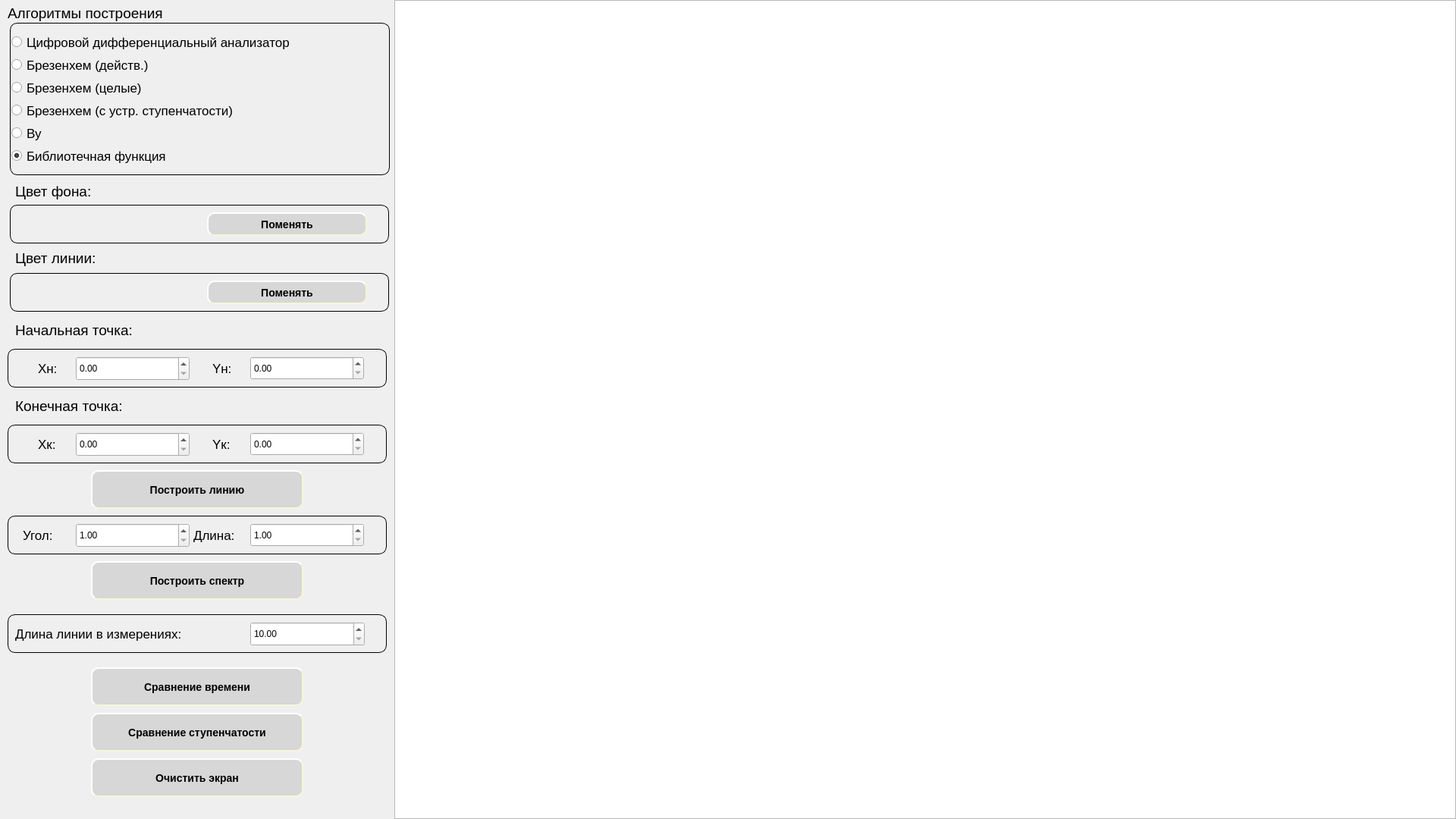
<?xml version="1.0" encoding="UTF-8"?>
<ui version="4.0">
 <class>MainWindow</class>
 <widget class="QMainWindow" name="MainWindow">
  <property name="geometry">
   <rect>
    <x>0</x>
    <y>0</y>
    <width>1920</width>
    <height>1080</height>
   </rect>
  </property>
  <property name="windowTitle">
   <string>MainWindow</string>
  </property>
  <widget class="QWidget" name="centralwidget">
   <widget class="QGroupBox" name="groupBox">
    <property name="geometry">
     <rect>
      <x>13</x>
      <y>30</y>
      <width>501</width>
      <height>201</height>
     </rect>
    </property>
    <property name="styleSheet">
     <string notr="true">.QGroupBox{
	border: 1px solid; 
	border-radius: 10px;
}</string>
    </property>
    <property name="title">
     <string/>
    </property>
    <widget class="QRadioButton" name="radioButton">
     <property name="geometry">
      <rect>
       <x>2</x>
       <y>10</y>
       <width>500</width>
       <height>31</height>
      </rect>
     </property>
     <property name="font">
      <font>
       <pointsize>13</pointsize>
      </font>
     </property>
     <property name="text">
      <string>Цифровой дифференциальный анализатор</string>
     </property>
     <property name="checked">
      <bool>false</bool>
     </property>
    </widget>
    <widget class="QRadioButton" name="radioButton_2">
     <property name="geometry">
      <rect>
       <x>2</x>
       <y>40</y>
       <width>500</width>
       <height>31</height>
      </rect>
     </property>
     <property name="font">
      <font>
       <pointsize>13</pointsize>
      </font>
     </property>
     <property name="text">
      <string>Брезенхем (действ.)</string>
     </property>
    </widget>
    <widget class="QRadioButton" name="radioButton_3">
     <property name="geometry">
      <rect>
       <x>2</x>
       <y>70</y>
       <width>500</width>
       <height>31</height>
      </rect>
     </property>
     <property name="font">
      <font>
       <pointsize>13</pointsize>
      </font>
     </property>
     <property name="text">
      <string>Брезенхем (целые)</string>
     </property>
    </widget>
    <widget class="QRadioButton" name="radioButton_4">
     <property name="geometry">
      <rect>
       <x>2</x>
       <y>100</y>
       <width>500</width>
       <height>31</height>
      </rect>
     </property>
     <property name="font">
      <font>
       <pointsize>13</pointsize>
      </font>
     </property>
     <property name="text">
      <string>Брезенхем (с устр. ступенчатости)</string>
     </property>
    </widget>
    <widget class="QRadioButton" name="radioButton_5">
     <property name="geometry">
      <rect>
       <x>2</x>
       <y>130</y>
       <width>500</width>
       <height>31</height>
      </rect>
     </property>
     <property name="font">
      <font>
       <pointsize>13</pointsize>
      </font>
     </property>
     <property name="text">
      <string>Ву</string>
     </property>
    </widget>
    <widget class="QRadioButton" name="radioButton_6">
     <property name="geometry">
      <rect>
       <x>2</x>
       <y>160</y>
       <width>500</width>
       <height>31</height>
      </rect>
     </property>
     <property name="font">
      <font>
       <pointsize>13</pointsize>
      </font>
     </property>
     <property name="text">
      <string>Библиотечная функция</string>
     </property>
     <property name="checked">
      <bool>true</bool>
     </property>
    </widget>
   </widget>
   <widget class="QLabel" name="label">
    <property name="geometry">
     <rect>
      <x>10</x>
      <y>2</y>
      <width>381</width>
      <height>31</height>
     </rect>
    </property>
    <property name="font">
     <font>
      <pointsize>14</pointsize>
     </font>
    </property>
    <property name="text">
     <string>Алгоритмы построения</string>
    </property>
   </widget>
   <widget class="QGraphicsView" name="graphicsView">
    <property name="geometry">
     <rect>
      <x>520</x>
      <y>0</y>
      <width>1400</width>
      <height>1080</height>
     </rect>
    </property>
   </widget>
   <widget class="QGroupBox" name="groupBox_2">
    <property name="geometry">
     <rect>
      <x>13</x>
      <y>270</y>
      <width>500</width>
      <height>51</height>
     </rect>
    </property>
    <property name="styleSheet">
     <string notr="true">.QGroupBox{
	border: 1px solid; 
	border-radius: 10px;
}
</string>
    </property>
    <property name="title">
     <string/>
    </property>
    <widget class="QWidget" name="widget_back" native="true">
     <property name="geometry">
      <rect>
       <x>10</x>
       <y>10</y>
       <width>201</width>
       <height>31</height>
      </rect>
     </property>
     <property name="autoFillBackground">
      <bool>false</bool>
     </property>
    </widget>
    <widget class="QPushButton" name="btn_back_color">
     <property name="geometry">
      <rect>
       <x>260</x>
       <y>10</y>
       <width>211</width>
       <height>31</height>
      </rect>
     </property>
     <property name="styleSheet">
      <string notr="true">QPushButton {
    background-color: rgb(215,215,215);
    border-style: outset;
    border-width: 2px;
    border-radius: 10px;
    border-color: beige;
    font: bold 14px;
    min-width: 10em;
    padding: 6px;
}
QPushButton:pressed {
    background-color: rgb(205,205,205);
    border-style: inset;
}</string>
     </property>
     <property name="text">
      <string>Поменять</string>
     </property>
    </widget>
   </widget>
   <widget class="QGroupBox" name="groupBox_4">
    <property name="geometry">
     <rect>
      <x>13</x>
      <y>360</y>
      <width>500</width>
      <height>51</height>
     </rect>
    </property>
    <property name="styleSheet">
     <string notr="true">.QGroupBox{
	border: 1px solid; 
	border-radius: 10px;
}
</string>
    </property>
    <property name="title">
     <string/>
    </property>
    <widget class="QWidget" name="widget_line" native="true">
     <property name="geometry">
      <rect>
       <x>10</x>
       <y>10</y>
       <width>201</width>
       <height>31</height>
      </rect>
     </property>
     <property name="autoFillBackground">
      <bool>false</bool>
     </property>
    </widget>
    <widget class="QPushButton" name="btn_line_color">
     <property name="geometry">
      <rect>
       <x>260</x>
       <y>10</y>
       <width>211</width>
       <height>31</height>
      </rect>
     </property>
     <property name="styleSheet">
      <string notr="true">QPushButton {
    background-color: rgb(215,215,215);
    border-style: outset;
    border-width: 2px;
    border-radius: 10px;
    border-color: beige;
    font: bold 14px;
    min-width: 10em;
    padding: 6px;
}
QPushButton:pressed {
    background-color: rgb(205,205,205);
    border-style: inset;
}</string>
     </property>
     <property name="text">
      <string>Поменять</string>
     </property>
    </widget>
   </widget>
   <widget class="QLabel" name="label_2">
    <property name="geometry">
     <rect>
      <x>20</x>
      <y>237</y>
      <width>491</width>
      <height>31</height>
     </rect>
    </property>
    <property name="font">
     <font>
      <pointsize>14</pointsize>
     </font>
    </property>
    <property name="text">
     <string>Цвет фона:</string>
    </property>
   </widget>
   <widget class="QLabel" name="label_3">
    <property name="geometry">
     <rect>
      <x>20</x>
      <y>325</y>
      <width>491</width>
      <height>31</height>
     </rect>
    </property>
    <property name="font">
     <font>
      <pointsize>14</pointsize>
     </font>
    </property>
    <property name="text">
     <string>Цвет линии:</string>
    </property>
   </widget>
   <widget class="QGroupBox" name="groupBox_3">
    <property name="geometry">
     <rect>
      <x>10</x>
      <y>460</y>
      <width>500</width>
      <height>51</height>
     </rect>
    </property>
    <property name="styleSheet">
     <string notr="true">.QGroupBox{
	border: 1px solid; 
	border-radius: 10px;
}
</string>
    </property>
    <property name="title">
     <string/>
    </property>
    <widget class="QDoubleSpinBox" name="y_start">
     <property name="geometry">
      <rect>
       <x>320</x>
       <y>10</y>
       <width>150</width>
       <height>31</height>
      </rect>
     </property>
     <property name="minimum">
      <double>0.000000000000000</double>
     </property>
     <property name="maximum">
      <double>1080.000000000000000</double>
     </property>
    </widget>
    <widget class="QDoubleSpinBox" name="x_start">
     <property name="geometry">
      <rect>
       <x>90</x>
       <y>10</y>
       <width>150</width>
       <height>32</height>
      </rect>
     </property>
     <property name="maximum">
      <double>1400.000000000000000</double>
     </property>
    </widget>
    <widget class="QLabel" name="label_4">
     <property name="geometry">
      <rect>
       <x>270</x>
       <y>10</y>
       <width>51</width>
       <height>31</height>
      </rect>
     </property>
     <property name="font">
      <font>
       <pointsize>13</pointsize>
      </font>
     </property>
     <property name="text">
      <string>Yн:</string>
     </property>
    </widget>
    <widget class="QLabel" name="label_5">
     <property name="geometry">
      <rect>
       <x>40</x>
       <y>10</y>
       <width>51</width>
       <height>31</height>
      </rect>
     </property>
     <property name="font">
      <font>
       <pointsize>13</pointsize>
      </font>
     </property>
     <property name="text">
      <string>Xн:</string>
     </property>
    </widget>
   </widget>
   <widget class="QLabel" name="label_6">
    <property name="geometry">
     <rect>
      <x>20</x>
      <y>420</y>
      <width>491</width>
      <height>31</height>
     </rect>
    </property>
    <property name="font">
     <font>
      <pointsize>14</pointsize>
     </font>
    </property>
    <property name="text">
     <string>Начальная точка:</string>
    </property>
   </widget>
   <widget class="QGroupBox" name="groupBox_5">
    <property name="geometry">
     <rect>
      <x>10</x>
      <y>560</y>
      <width>500</width>
      <height>51</height>
     </rect>
    </property>
    <property name="styleSheet">
     <string notr="true">.QGroupBox{
	border: 1px solid; 
	border-radius: 10px;
}
</string>
    </property>
    <property name="title">
     <string/>
    </property>
    <widget class="QDoubleSpinBox" name="y_end">
     <property name="geometry">
      <rect>
       <x>320</x>
       <y>10</y>
       <width>150</width>
       <height>31</height>
      </rect>
     </property>
     <property name="maximum">
      <double>1080.000000000000000</double>
     </property>
    </widget>
    <widget class="QDoubleSpinBox" name="x_end">
     <property name="geometry">
      <rect>
       <x>90</x>
       <y>10</y>
       <width>150</width>
       <height>32</height>
      </rect>
     </property>
     <property name="maximum">
      <double>1400.000000000000000</double>
     </property>
    </widget>
    <widget class="QLabel" name="label_7">
     <property name="geometry">
      <rect>
       <x>270</x>
       <y>10</y>
       <width>51</width>
       <height>31</height>
      </rect>
     </property>
     <property name="font">
      <font>
       <pointsize>13</pointsize>
      </font>
     </property>
     <property name="text">
      <string>Yк:</string>
     </property>
    </widget>
    <widget class="QLabel" name="label_8">
     <property name="geometry">
      <rect>
       <x>40</x>
       <y>10</y>
       <width>51</width>
       <height>31</height>
      </rect>
     </property>
     <property name="font">
      <font>
       <pointsize>13</pointsize>
      </font>
     </property>
     <property name="text">
      <string>Xк:</string>
     </property>
    </widget>
   </widget>
   <widget class="QLabel" name="label_9">
    <property name="geometry">
     <rect>
      <x>20</x>
      <y>520</y>
      <width>491</width>
      <height>31</height>
     </rect>
    </property>
    <property name="font">
     <font>
      <pointsize>14</pointsize>
     </font>
    </property>
    <property name="text">
     <string>Конечная точка:</string>
    </property>
   </widget>
   <widget class="QPushButton" name="btn_drawline">
    <property name="geometry">
     <rect>
      <x>120</x>
      <y>620</y>
      <width>280</width>
      <height>51</height>
     </rect>
    </property>
    <property name="styleSheet">
     <string notr="true">QPushButton {
    background-color: rgb(215,215,215);
    border-style: outset;
    border-width: 2px;
    border-radius: 10px;
    border-color: beige;
    font: bold 14px;
    min-width: 10em;
    padding: 6px;
}
QPushButton:pressed {
    background-color: rgb(205,205,205);
    border-style: inset;
}</string>
    </property>
    <property name="text">
     <string>Построить линию</string>
    </property>
   </widget>
   <widget class="QGroupBox" name="groupBox_6">
    <property name="geometry">
     <rect>
      <x>10</x>
      <y>680</y>
      <width>500</width>
      <height>51</height>
     </rect>
    </property>
    <property name="styleSheet">
     <string notr="true">.QGroupBox{
	border: 1px solid; 
	border-radius: 10px;
}
</string>
    </property>
    <property name="title">
     <string/>
    </property>
    <widget class="QDoubleSpinBox" name="length">
     <property name="geometry">
      <rect>
       <x>320</x>
       <y>10</y>
       <width>150</width>
       <height>31</height>
      </rect>
     </property>
     <property name="minimum">
      <double>1.000000000000000</double>
     </property>
     <property name="maximum">
      <double>540.000000000000000</double>
     </property>
    </widget>
    <widget class="QDoubleSpinBox" name="angle">
     <property name="geometry">
      <rect>
       <x>90</x>
       <y>10</y>
       <width>150</width>
       <height>32</height>
      </rect>
     </property>
     <property name="minimum">
      <double>1.000000000000000</double>
     </property>
     <property name="maximum">
      <double>359.000000000000000</double>
     </property>
    </widget>
    <widget class="QLabel" name="label_12">
     <property name="geometry">
      <rect>
       <x>245</x>
       <y>10</y>
       <width>81</width>
       <height>31</height>
      </rect>
     </property>
     <property name="font">
      <font>
       <pointsize>13</pointsize>
      </font>
     </property>
     <property name="text">
      <string>Длина:</string>
     </property>
    </widget>
    <widget class="QLabel" name="label_13">
     <property name="geometry">
      <rect>
       <x>20</x>
       <y>10</y>
       <width>61</width>
       <height>31</height>
      </rect>
     </property>
     <property name="font">
      <font>
       <pointsize>13</pointsize>
      </font>
     </property>
     <property name="text">
      <string>Угол:</string>
     </property>
    </widget>
   </widget>
   <widget class="QPushButton" name="btn_drawspectre">
    <property name="geometry">
     <rect>
      <x>120</x>
      <y>740</y>
      <width>280</width>
      <height>51</height>
     </rect>
    </property>
    <property name="styleSheet">
     <string notr="true">QPushButton {
    background-color: rgb(215,215,215);
    border-style: outset;
    border-width: 2px;
    border-radius: 10px;
    border-color: beige;
    font: bold 14px;
    min-width: 10em;
    padding: 6px;
}
QPushButton:pressed {
    background-color: rgb(205,205,205);
    border-style: inset;
}</string>
    </property>
    <property name="text">
     <string>Построить спектр</string>
    </property>
   </widget>
   <widget class="QPushButton" name="btn_compare_time">
    <property name="geometry">
     <rect>
      <x>120</x>
      <y>880</y>
      <width>280</width>
      <height>51</height>
     </rect>
    </property>
    <property name="styleSheet">
     <string notr="true">QPushButton {
    background-color: rgb(215,215,215);
    border-style: outset;
    border-width: 2px;
    border-radius: 10px;
    border-color: beige;
    font: bold 14px;
    min-width: 10em;
    padding: 6px;
}
QPushButton:pressed {
    background-color: rgb(205,205,205);
    border-style: inset;
}</string>
    </property>
    <property name="text">
     <string>Сравнение времени</string>
    </property>
   </widget>
   <widget class="QPushButton" name="btn_compare_edges">
    <property name="geometry">
     <rect>
      <x>120</x>
      <y>940</y>
      <width>280</width>
      <height>51</height>
     </rect>
    </property>
    <property name="styleSheet">
     <string notr="true">QPushButton {
    background-color: rgb(215,215,215);
    border-style: outset;
    border-width: 2px;
    border-radius: 10px;
    border-color: beige;
    font: bold 14px;
    min-width: 10em;
    padding: 6px;
}
QPushButton:pressed {
    background-color: rgb(205,205,205);
    border-style: inset;
}</string>
    </property>
    <property name="text">
     <string>Сравнение ступенчатости</string>
    </property>
   </widget>
   <widget class="QPushButton" name="btn_clearscreen">
    <property name="geometry">
     <rect>
      <x>120</x>
      <y>1000</y>
      <width>280</width>
      <height>51</height>
     </rect>
    </property>
    <property name="styleSheet">
     <string notr="true">QPushButton {
    background-color: rgb(215,215,215);
    border-style: outset;
    border-width: 2px;
    border-radius: 10px;
    border-color: beige;
    font: bold 14px;
    min-width: 10em;
    padding: 6px;
}
QPushButton:pressed {
    background-color: rgb(205,205,205);
    border-style: inset;
}</string>
    </property>
    <property name="text">
     <string>Очистить экран</string>
    </property>
   </widget>
   <widget class="QGroupBox" name="groupBox_7">
    <property name="geometry">
     <rect>
      <x>10</x>
      <y>810</y>
      <width>500</width>
      <height>51</height>
     </rect>
    </property>
    <property name="styleSheet">
     <string notr="true">.QGroupBox{
	border: 1px solid; 
	border-radius: 10px;
}
</string>
    </property>
    <property name="title">
     <string/>
    </property>
    <widget class="QLabel" name="label_14">
     <property name="geometry">
      <rect>
       <x>10</x>
       <y>10</y>
       <width>311</width>
       <height>31</height>
      </rect>
     </property>
     <property name="font">
      <font>
       <pointsize>13</pointsize>
      </font>
     </property>
     <property name="text">
      <string>Длина линии в измерениях:</string>
     </property>
    </widget>
    <widget class="QDoubleSpinBox" name="length_2">
     <property name="geometry">
      <rect>
       <x>320</x>
       <y>10</y>
       <width>151</width>
       <height>32</height>
      </rect>
     </property>
     <property name="minimum">
      <double>10.000000000000000</double>
     </property>
     <property name="maximum">
      <double>1000.000000000000000</double>
     </property>
    </widget>
   </widget>
  </widget>
 </widget>
 <resources/>
 <connections/>
</ui>
